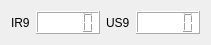
           <widget class="QWidget" name="horizontalLayoutWidget_13">
            <property name="geometry">
             <rect>
              <x>50</x>
              <y>340</y>
              <width>201</width>
              <height>28</height>
             </rect>
            </property>
            <layout class="QHBoxLayout" name="horizontalLayout_54">
             <property name="spacing">
              <number>6</number>
             </property>
             <property name="sizeConstraint">
              <enum>QLayout::SetDefaultConstraint</enum>
             </property>
             <item>
              <widget class="QLabel" name="label_48">
               <property name="text">
                <string>IR9</string>
               </property>
              </widget>
             </item>
             <item>
              <widget class="QLCDNumber" name="ir9LcdNumber">
               <property name="styleSheet">
                <string notr="true">background-color: rgb(255, 255, 255);</string>
               </property>
              </widget>
             </item>
             <item>
              <widget class="QLabel" name="label_49">
               <property name="text">
                <string>US9</string>
               </property>
              </widget>
             </item>
             <item>
              <widget class="QLCDNumber" name="us9LcdNumber">
               <property name="styleSheet">
                <string notr="true">background-color: rgb(255, 255, 255);</string>
               </property>
              </widget>
             </item>
            </layout>
           </widget>
